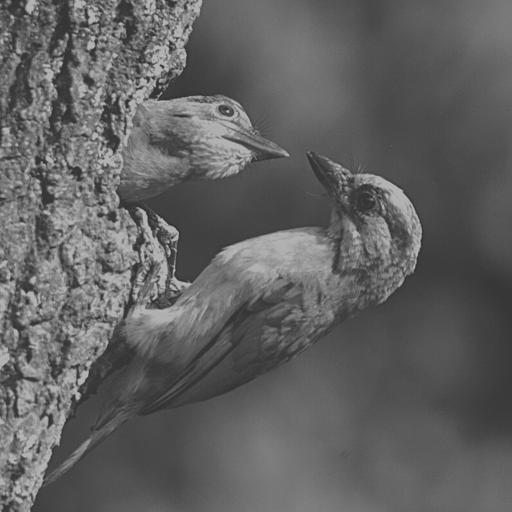
#> input picture project1/Bird feeding 3 low contrast.tif, 512 x 512 px
$ python project1.py
#> lines starting #> are read from the running program, lines starting #| are printed output that depends on the picture


import numpy as np
import matplotlib.pyplot as plt
import cv2
import math
import pandas as pd

img = plt.imread('Bird feeding 3 low contrast.tif')
#> img is the input picture: shape (512, 512); min 52, max 179, mean 97.4
# img = cv2.imread('Bird feeding 3 low contrast.tif')

cv2.imshow('bird', img)

min_v = math.atan((0-128)/32)
max_v = math.atan((255-128)/32)

print('minimum value:', min_v)
print('maximum value:', max_v)


def rescale(v):

    shift = (255-0)/2. - (max_v+min_v)/2
    scale = (255-0)/(max_v-min_v)

    num = v * scale + shift

    return int(round(num,0))

def transform(r) -> int:
    return rescale(math.atan((r-128)/32))

##########  Figure of s = T(r)  ############
x = np.arange(256)
y = np.array([transform(r) for r in x])

f = plt.figure()
plt.plot(x,y)
plt.title(r'T(r)')
plt.xlabel('r')
plt.ylabel('s')
plt.savefig('transform function')
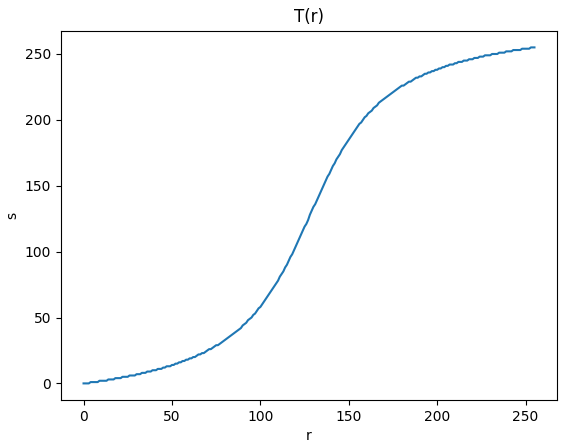
#> figure drawn by matplotlib, 1 panel; curve peaks at x = 253, y = 255
plt.show(0)

##########  Table of transformation function  ############
content = np.vstack((x,y)).T
table = pd.DataFrame(content, columns = ['r', 's'])
table.to_csv('transform tabel.csv', index=False)

##########  transform image  ############
new_img = np.zeros(img.shape, dtype=np.uint8)
for i,k in np.ndindex(new_img.shape):
    new_img[i][k] = transform(img[i][k])
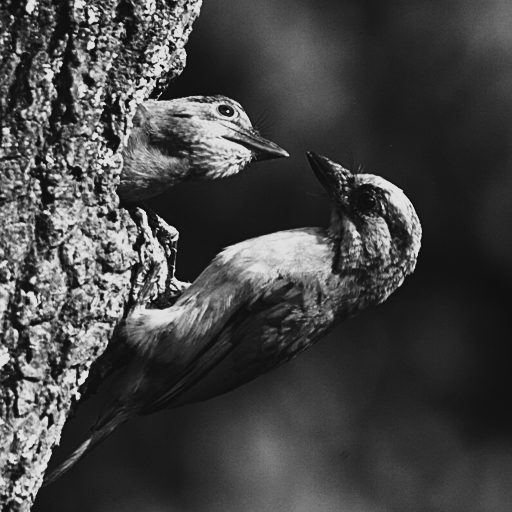
#> new_img: shape (512, 512); min 15, max 225, mean 68.1

cv2.imshow('transformed', new_img)
cv2.imwrite('transformed.tif', new_img)
cv2.imwrite('transformed.png', new_img)


##########  histogram  ############
img_his = np.zeros([256], dtype=int)
transformed_his = np.zeros([256], dtype=int)

for i,k in np.ndindex(img.shape):
    img_his[img[i][k]] += 1
#> after the loop, img_his = 256 values, max 5545 at index 74, min 0 at index 0, mean 1024

for i,k in np.ndindex(new_img.shape):
    transformed_his[new_img[i][k]] += 1
#> after the loop, transformed_his = 256 values, max 10053 at index 29, min 0 at index 0, mean 1024

fig, axs = plt.subplots(2, 1, constrained_layout=True)
axs[0].bar(x,img_his)
axs[1].bar(x,transformed_his)
axs[0].set_title('original image histogram')
axs[1].set_title('transformed image histogram')
plt.savefig('histograms')
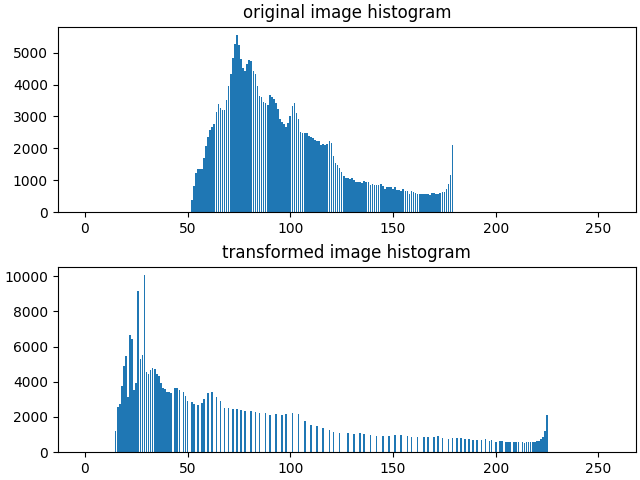
#> figure drawn by matplotlib, 2 panels; panel 1: tallest bar 5545 high, from x = 73.6 to 74.4; panel 2: tallest bar 10053 high, from x = 28.6 to 29.4
plt.show(0)


cv2.waitKey(0)
